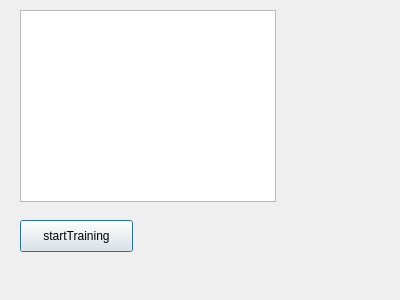
<?xml version="1.0" encoding="UTF-8"?>
<ui version="4.0">
 <class>TrainingSetting</class>
 <widget class="QDialog" name="TrainingSetting">
  <property name="geometry">
   <rect>
    <x>0</x>
    <y>0</y>
    <width>400</width>
    <height>300</height>
   </rect>
  </property>
  <property name="windowTitle">
   <string>Dialog</string>
  </property>
  <widget class="QListWidget" name="listWords_lw">
   <property name="geometry">
    <rect>
     <x>20</x>
     <y>10</y>
     <width>256</width>
     <height>192</height>
    </rect>
   </property>
  </widget>
  <widget class="QPushButton" name="start_btn">
   <property name="geometry">
    <rect>
     <x>20</x>
     <y>220</y>
     <width>113</width>
     <height>32</height>
    </rect>
   </property>
   <property name="text">
    <string>startTraining</string>
   </property>
  </widget>
 </widget>
 <resources/>
 <connections/>
</ui>
